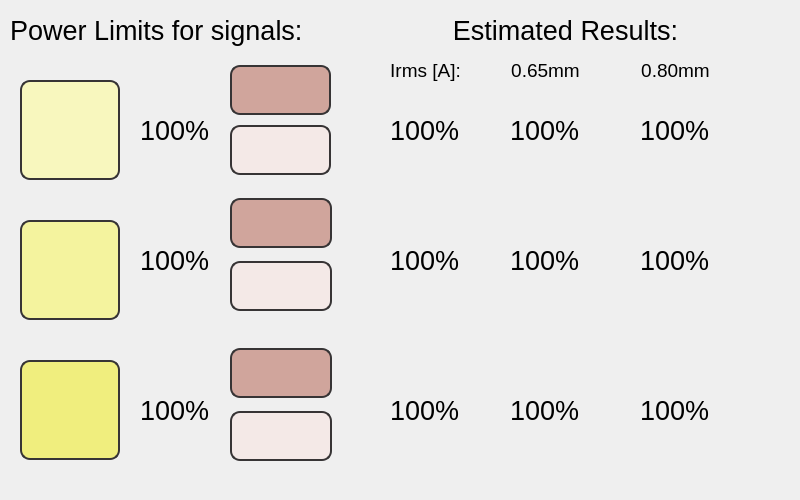
<?xml version="1.0" encoding="UTF-8"?>
<ui version="4.0">
 <class>powerControlDialog</class>
 <widget class="QDialog" name="powerControlDialog">
  <property name="geometry">
   <rect>
    <x>0</x>
    <y>0</y>
    <width>800</width>
    <height>500</height>
   </rect>
  </property>
  <property name="windowTitle">
   <string>Dialog</string>
  </property>
  <widget class="QPushButton" name="sinusoidalButton">
   <property name="geometry">
    <rect>
     <x>20</x>
     <y>360</y>
     <width>100</width>
     <height>100</height>
    </rect>
   </property>
   <property name="minimumSize">
    <size>
     <width>100</width>
     <height>100</height>
    </size>
   </property>
   <property name="styleSheet">
    <string notr="true">background-image: url(:/buttons/resources/Sinus.png);
background-color: rgb(240, 238, 126);
border-radius: 10px;
border:2px solid rgb(55, 52, 53);</string>
   </property>
   <property name="text">
    <string/>
   </property>
  </widget>
  <widget class="QPushButton" name="triangularButton">
   <property name="geometry">
    <rect>
     <x>20</x>
     <y>80</y>
     <width>100</width>
     <height>100</height>
    </rect>
   </property>
   <property name="minimumSize">
    <size>
     <width>100</width>
     <height>100</height>
    </size>
   </property>
   <property name="styleSheet">
    <string notr="true">background-image: url(:/buttons/resources/Triangular.png);
background-color: rgb(248, 247, 190);
border-radius: 10px;
border:2px solid rgb(55, 52, 53);</string>
   </property>
   <property name="text">
    <string/>
   </property>
  </widget>
  <widget class="QPushButton" name="squareButton">
   <property name="geometry">
    <rect>
     <x>20</x>
     <y>220</y>
     <width>100</width>
     <height>100</height>
    </rect>
   </property>
   <property name="minimumSize">
    <size>
     <width>100</width>
     <height>100</height>
    </size>
   </property>
   <property name="styleSheet">
    <string notr="true">background-image: url(:/buttons/resources/Cuadrada.png);
background-color: rgb(244, 243, 158);
border-radius: 10px;
border:2px solid rgb(55, 52, 53);</string>
   </property>
   <property name="text">
    <string/>
   </property>
  </widget>
  <widget class="QWidget" name="layoutWidget">
   <property name="geometry">
    <rect>
     <x>230</x>
     <y>60</y>
     <width>101</width>
     <height>121</height>
    </rect>
   </property>
   <layout class="QVBoxLayout" name="verticalLayout">
    <property name="spacing">
     <number>5</number>
    </property>
    <item>
     <widget class="QPushButton" name="powerUpButton">
      <property name="minimumSize">
       <size>
        <width>50</width>
        <height>50</height>
       </size>
      </property>
      <property name="styleSheet">
       <string notr="true">background-color: rgb(208, 165, 156);
border-radius: 10px;
border:2px solid rgb(55, 52, 53);</string>
      </property>
      <property name="text">
       <string/>
      </property>
      <property name="icon">
       <iconset resource="stretcher3_res.qrc">
        <normaloff>:/buttons/resources/Arriba.png</normaloff>:/buttons/resources/Arriba.png</iconset>
      </property>
     </widget>
    </item>
    <item>
     <widget class="QPushButton" name="powerDwnButton">
      <property name="minimumSize">
       <size>
        <width>50</width>
        <height>50</height>
       </size>
      </property>
      <property name="styleSheet">
       <string notr="true">background-color: rgb(244, 233, 231);
border-radius: 10px;
border:2px solid rgb(55, 52, 53);</string>
      </property>
      <property name="text">
       <string/>
      </property>
      <property name="icon">
       <iconset resource="stretcher3_res.qrc">
        <normaloff>:/buttons/resources/Abajo.png</normaloff>:/buttons/resources/Abajo.png</iconset>
      </property>
     </widget>
    </item>
   </layout>
  </widget>
  <widget class="QWidget" name="layoutWidget_2">
   <property name="geometry">
    <rect>
     <x>230</x>
     <y>190</y>
     <width>102</width>
     <height>131</height>
    </rect>
   </property>
   <layout class="QVBoxLayout" name="verticalLayout_2">
    <property name="spacing">
     <number>5</number>
    </property>
    <item>
     <widget class="QPushButton" name="powerUpButton_2">
      <property name="minimumSize">
       <size>
        <width>50</width>
        <height>50</height>
       </size>
      </property>
      <property name="styleSheet">
       <string notr="true">background-color: rgb(208, 165, 156);
border-radius: 10px;
border:2px solid rgb(55, 52, 53);</string>
      </property>
      <property name="text">
       <string/>
      </property>
      <property name="icon">
       <iconset resource="stretcher3_res.qrc">
        <normaloff>:/buttons/resources/Arriba.png</normaloff>:/buttons/resources/Arriba.png</iconset>
      </property>
     </widget>
    </item>
    <item>
     <widget class="QPushButton" name="powerDwnButton_2">
      <property name="minimumSize">
       <size>
        <width>50</width>
        <height>50</height>
       </size>
      </property>
      <property name="styleSheet">
       <string notr="true">background-color: rgb(244, 233, 231);
border-radius: 10px;
border:2px solid rgb(55, 52, 53);</string>
      </property>
      <property name="text">
       <string/>
      </property>
      <property name="icon">
       <iconset resource="stretcher3_res.qrc">
        <normaloff>:/buttons/resources/Abajo.png</normaloff>:/buttons/resources/Abajo.png</iconset>
      </property>
     </widget>
    </item>
   </layout>
  </widget>
  <widget class="QWidget" name="layoutWidget_3">
   <property name="geometry">
    <rect>
     <x>230</x>
     <y>340</y>
     <width>102</width>
     <height>131</height>
    </rect>
   </property>
   <layout class="QVBoxLayout" name="verticalLayout_3">
    <property name="spacing">
     <number>5</number>
    </property>
    <item>
     <widget class="QPushButton" name="powerUpButton_3">
      <property name="minimumSize">
       <size>
        <width>50</width>
        <height>50</height>
       </size>
      </property>
      <property name="styleSheet">
       <string notr="true">background-color: rgb(208, 165, 156);
border-radius: 10px;
border:2px solid rgb(55, 52, 53);</string>
      </property>
      <property name="text">
       <string/>
      </property>
      <property name="icon">
       <iconset resource="stretcher3_res.qrc">
        <normaloff>:/buttons/resources/Arriba.png</normaloff>:/buttons/resources/Arriba.png</iconset>
      </property>
     </widget>
    </item>
    <item>
     <widget class="QPushButton" name="powerDwnButton_3">
      <property name="minimumSize">
       <size>
        <width>50</width>
        <height>50</height>
       </size>
      </property>
      <property name="styleSheet">
       <string notr="true">background-color: rgb(244, 233, 231);
border-radius: 10px;
border:2px solid rgb(55, 52, 53);</string>
      </property>
      <property name="text">
       <string/>
      </property>
      <property name="icon">
       <iconset resource="stretcher3_res.qrc">
        <normaloff>:/buttons/resources/Abajo.png</normaloff>:/buttons/resources/Abajo.png</iconset>
      </property>
     </widget>
    </item>
   </layout>
  </widget>
  <widget class="QLabel" name="label">
   <property name="geometry">
    <rect>
     <x>10</x>
     <y>10</y>
     <width>351</width>
     <height>41</height>
    </rect>
   </property>
   <property name="font">
    <font>
     <pointsize>20</pointsize>
    </font>
   </property>
   <property name="text">
    <string>Power Limits for signals:</string>
   </property>
  </widget>
  <widget class="QLabel" name="label_2">
   <property name="geometry">
    <rect>
     <x>140</x>
     <y>110</y>
     <width>101</width>
     <height>41</height>
    </rect>
   </property>
   <property name="font">
    <font>
     <pointsize>20</pointsize>
    </font>
   </property>
   <property name="text">
    <string>100%</string>
   </property>
  </widget>
  <widget class="QLabel" name="label_3">
   <property name="geometry">
    <rect>
     <x>140</x>
     <y>240</y>
     <width>101</width>
     <height>41</height>
    </rect>
   </property>
   <property name="font">
    <font>
     <pointsize>20</pointsize>
    </font>
   </property>
   <property name="text">
    <string>100%</string>
   </property>
  </widget>
  <widget class="QLabel" name="label_4">
   <property name="geometry">
    <rect>
     <x>140</x>
     <y>390</y>
     <width>101</width>
     <height>41</height>
    </rect>
   </property>
   <property name="font">
    <font>
     <pointsize>20</pointsize>
    </font>
   </property>
   <property name="text">
    <string>100%</string>
   </property>
  </widget>
  <widget class="QLabel" name="label_5">
   <property name="geometry">
    <rect>
     <x>390</x>
     <y>10</y>
     <width>351</width>
     <height>41</height>
    </rect>
   </property>
   <property name="font">
    <font>
     <pointsize>20</pointsize>
    </font>
   </property>
   <property name="text">
    <string>Estimated Results:</string>
   </property>
   <property name="alignment">
    <set>Qt::AlignCenter</set>
   </property>
  </widget>
  <widget class="QLabel" name="label_6">
   <property name="geometry">
    <rect>
     <x>380</x>
     <y>50</y>
     <width>91</width>
     <height>41</height>
    </rect>
   </property>
   <property name="font">
    <font>
     <pointsize>14</pointsize>
    </font>
   </property>
   <property name="text">
    <string>Irms [A]:</string>
   </property>
   <property name="alignment">
    <set>Qt::AlignCenter</set>
   </property>
  </widget>
  <widget class="QLabel" name="label_7">
   <property name="geometry">
    <rect>
     <x>390</x>
     <y>110</y>
     <width>101</width>
     <height>41</height>
    </rect>
   </property>
   <property name="font">
    <font>
     <pointsize>20</pointsize>
    </font>
   </property>
   <property name="text">
    <string>100%</string>
   </property>
  </widget>
  <widget class="QLabel" name="label_8">
   <property name="geometry">
    <rect>
     <x>390</x>
     <y>390</y>
     <width>101</width>
     <height>41</height>
    </rect>
   </property>
   <property name="font">
    <font>
     <pointsize>20</pointsize>
    </font>
   </property>
   <property name="text">
    <string>100%</string>
   </property>
  </widget>
  <widget class="QLabel" name="label_9">
   <property name="geometry">
    <rect>
     <x>390</x>
     <y>240</y>
     <width>101</width>
     <height>41</height>
    </rect>
   </property>
   <property name="font">
    <font>
     <pointsize>20</pointsize>
    </font>
   </property>
   <property name="text">
    <string>100%</string>
   </property>
  </widget>
  <widget class="QLabel" name="label_10">
   <property name="geometry">
    <rect>
     <x>510</x>
     <y>390</y>
     <width>101</width>
     <height>41</height>
    </rect>
   </property>
   <property name="font">
    <font>
     <pointsize>20</pointsize>
    </font>
   </property>
   <property name="text">
    <string>100%</string>
   </property>
  </widget>
  <widget class="QLabel" name="label_11">
   <property name="geometry">
    <rect>
     <x>510</x>
     <y>110</y>
     <width>101</width>
     <height>41</height>
    </rect>
   </property>
   <property name="font">
    <font>
     <pointsize>20</pointsize>
    </font>
   </property>
   <property name="text">
    <string>100%</string>
   </property>
  </widget>
  <widget class="QLabel" name="label_12">
   <property name="geometry">
    <rect>
     <x>500</x>
     <y>50</y>
     <width>91</width>
     <height>41</height>
    </rect>
   </property>
   <property name="font">
    <font>
     <pointsize>14</pointsize>
    </font>
   </property>
   <property name="text">
    <string>0.65mm</string>
   </property>
   <property name="alignment">
    <set>Qt::AlignCenter</set>
   </property>
  </widget>
  <widget class="QLabel" name="label_13">
   <property name="geometry">
    <rect>
     <x>510</x>
     <y>240</y>
     <width>101</width>
     <height>41</height>
    </rect>
   </property>
   <property name="font">
    <font>
     <pointsize>20</pointsize>
    </font>
   </property>
   <property name="text">
    <string>100%</string>
   </property>
  </widget>
  <widget class="QLabel" name="label_14">
   <property name="geometry">
    <rect>
     <x>640</x>
     <y>390</y>
     <width>101</width>
     <height>41</height>
    </rect>
   </property>
   <property name="font">
    <font>
     <pointsize>20</pointsize>
    </font>
   </property>
   <property name="text">
    <string>100%</string>
   </property>
  </widget>
  <widget class="QLabel" name="label_15">
   <property name="geometry">
    <rect>
     <x>640</x>
     <y>110</y>
     <width>101</width>
     <height>41</height>
    </rect>
   </property>
   <property name="font">
    <font>
     <pointsize>20</pointsize>
    </font>
   </property>
   <property name="text">
    <string>100%</string>
   </property>
  </widget>
  <widget class="QLabel" name="label_16">
   <property name="geometry">
    <rect>
     <x>630</x>
     <y>50</y>
     <width>91</width>
     <height>41</height>
    </rect>
   </property>
   <property name="font">
    <font>
     <pointsize>14</pointsize>
    </font>
   </property>
   <property name="text">
    <string>0.80mm</string>
   </property>
   <property name="alignment">
    <set>Qt::AlignCenter</set>
   </property>
  </widget>
  <widget class="QLabel" name="label_17">
   <property name="geometry">
    <rect>
     <x>640</x>
     <y>240</y>
     <width>101</width>
     <height>41</height>
    </rect>
   </property>
   <property name="font">
    <font>
     <pointsize>20</pointsize>
    </font>
   </property>
   <property name="text">
    <string>100%</string>
   </property>
  </widget>
 </widget>
 <resources>
  <include location="stretcher3_res.qrc"/>
 </resources>
 <connections/>
</ui>
